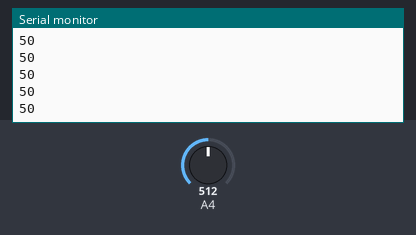
Recording of a sketch running on a simulated Arduino Leonardo, built with avr-gcc and run on an emulated ATmega32U4. On the bench: the last lines printed to the serial monitor. The inputs (shaded band) are chosen by the test bench; at power-on: A4 = 512.

Above: at 1.2 s.
1.3 s: A4 set to 716
At 1.31 s:
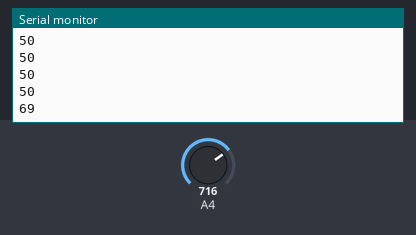
2.8 s: A4 set to 900
At 2.82 s:
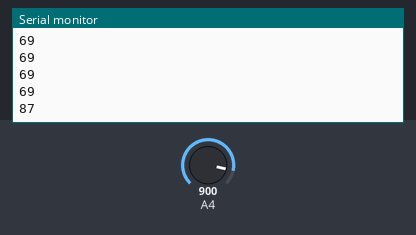
Timing chart, 0 to 5.8 s (numbered marks = the images above; inputs shaded):
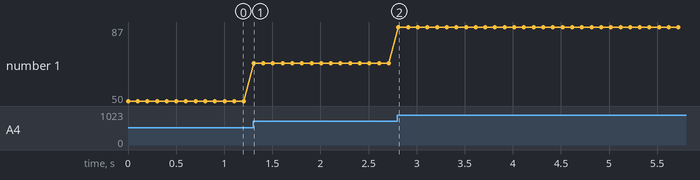

The sketch:

arduinoanuncio.ino
```cpp
#include <Esplora.h>

void setup() {
  Serial.begin(9600);  // Inicia la comunicación serial
}

void loop() {
  int potValue = Esplora.readSlider();  // Lee el valor del potenciómetro lineal
  int volume = map(potValue, 0, 1023, 0, 100);  // Mapea el valor a un rango de 0 a 100 para el volumen

  // Envía el valor del volumen a través del puerto serial
  Serial.println(volume);

  delay(100);  // Ajusta el intervalo de actualización del volumen
}
```

Measured:
- after the input at 1.3 s, the serial monitor: prints a new line at once (image 1)
- after the input at 2.8 s, the serial monitor: prints a new line at once (image 2)
- plotted number 1: 50 → 69 after the input at 1.3 s, 69 → 87 after the input at 2.8 s
